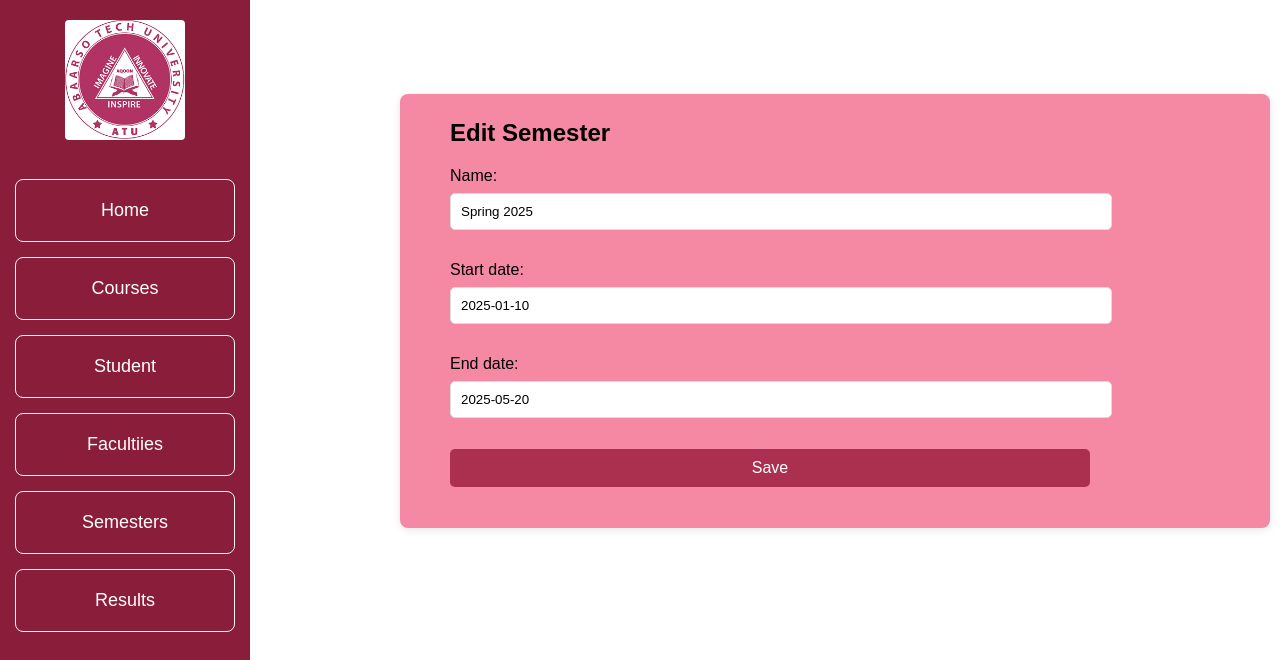
The app's page /semesters/edit/2/ with its own data.
### uni_app/models.py (models this page shows, shortened)
class Semester(models.Model):
    name = models.CharField(max_length=100)
    start_date = models.DateField()
    end_date = models.DateField()

### uni_app/views.py (the view)
# urls.py: path('semesters/edit/<int:pk>/', edit_semester, name='edit_semester'),
def edit_semester(request, pk):
    semester = get_object_or_404(Semester, pk=pk)
    if request.method == 'POST':
        form = SemesterForm(request.POST, instance=semester)
        if form.is_valid():
            form.save()
            return redirect('semester_list')
    else:
        form = SemesterForm(instance=semester)
    return render(request, 'semester_form.html', {'form': form})

### uni_app/forms.py
class SemesterForm(forms.ModelForm):
    class Meta:
        model = Semester
        fields = ['name', 'start_date', 'end_date']

### template/semester_form.html (shortened to what this page needs)
{% extends 'base.html' %}
{% load static%}
{% block content %}
<link rel="stylesheet" href="{%static 'css/semester_form.css'%}">
<br>
<br>
   <div class="course-form-container">
    <h2>{% if form.instance.pk %}Edit{% else %}Add{% endif %} Semester</h2>
    <form method="post">
        {{ form.as_p }}
    <button type="submit" class="btn btn-primary">Save</button>
    </form>
    <br>
    <br>
   </div>
{% endblock %}

### static/css/style.css (style rules this page uses)
body { margin: 0; font-family: Arial, sans-serif; }

### static/css/semester_form.css (style rules this page uses)
.course-form-container { width: 800px; padding: 5px 20px; background-color: #f588a3; border-radius: 8px; box-shadow: 0 2px 8px rgba(7, 6, 6, 0.1); margin: 0px 0px 0px 400px; padding-left: 50px; }
form label { display: block; margin-bottom: 8px; }
form input, form select { width: 80%; padding: 10px; margin-bottom: 15px; border: 1px solid #ddd; border-radius: 5px; }
form button { display: block; width: 80%; padding: 10px; border: none; border-radius: 5px; font-size: 16px; background-color: #ab304f; color: white; }

### records on screen
Semester: name "Spring 2025", start_date "2025-01-10", end_date "2025-05-20"
